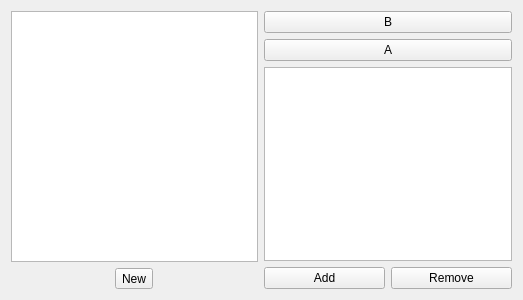
<?xml version="1.0" encoding="UTF-8"?>
<ui version="4.0">
 <class>ListWindow</class>
 <widget class="QWidget" name="ListWindow">
  <property name="geometry">
   <rect>
    <x>0</x>
    <y>0</y>
    <width>523</width>
    <height>300</height>
   </rect>
  </property>
  <property name="windowTitle">
   <string>Form</string>
  </property>
  <layout class="QHBoxLayout" name="horizontalLayout">
   <item>
    <layout class="QVBoxLayout" name="verticalLayout">
     <item>
      <layout class="QHBoxLayout" name="horizontalLayout_4"/>
     </item>
     <item>
      <layout class="QHBoxLayout" name="horizontalLayout_5"/>
     </item>
     <item>
      <layout class="QHBoxLayout" name="horizontalLayout_6"/>
     </item>
     <item>
      <widget class="QListWidget" name="listWidget"/>
     </item>
     <item>
      <layout class="QHBoxLayout" name="horizontalLayout_2">
       <item>
        <widget class="QToolButton" name="toolButton">
         <property name="text">
          <string>New</string>
         </property>
        </widget>
       </item>
      </layout>
     </item>
    </layout>
   </item>
   <item>
    <layout class="QVBoxLayout" name="verticalLayout_2">
     <item>
      <layout class="QHBoxLayout" name="horizontalLayout_7"/>
     </item>
     <item>
      <widget class="QPushButton" name="btnSlotB">
       <property name="text">
        <string>B</string>
       </property>
      </widget>
     </item>
     <item>
      <widget class="QPushButton" name="btnSlotA">
       <property name="text">
        <string>A</string>
       </property>
      </widget>
     </item>
     <item>
      <widget class="QTableWidget" name="tableWidget"/>
     </item>
     <item>
      <layout class="QHBoxLayout" name="horizontalLayout_3">
       <item>
        <widget class="QPushButton" name="pushButton_2">
         <property name="text">
          <string>Add</string>
         </property>
        </widget>
       </item>
       <item>
        <widget class="QPushButton" name="btn123">
         <property name="text">
          <string>Remove</string>
         </property>
        </widget>
       </item>
      </layout>
     </item>
    </layout>
   </item>
  </layout>
  <action name="actionRename">
   <property name="text">
    <string>Rename</string>
   </property>
   <property name="menuRole">
    <enum>QAction::NoRole</enum>
   </property>
  </action>
  <action name="actionDelete">
   <property name="text">
    <string>Delete</string>
   </property>
   <property name="menuRole">
    <enum>QAction::NoRole</enum>
   </property>
  </action>
  <action name="actionImport">
   <property name="text">
    <string>Import</string>
   </property>
   <property name="menuRole">
    <enum>QAction::NoRole</enum>
   </property>
  </action>
  <action name="actionNew">
   <property name="text">
    <string>New</string>
   </property>
   <property name="menuRole">
    <enum>QAction::NoRole</enum>
   </property>
  </action>
  <action name="actionExport">
   <property name="text">
    <string>Export</string>
   </property>
   <property name="menuRole">
    <enum>QAction::NoRole</enum>
   </property>
  </action>
  <action name="actionHeader">
   <property name="text">
    <string>Header</string>
   </property>
   <property name="menuRole">
    <enum>QAction::NoRole</enum>
   </property>
  </action>
  <action name="actionCrypto">
   <property name="text">
    <string>Crypto</string>
   </property>
   <property name="menuRole">
    <enum>QAction::NoRole</enum>
   </property>
  </action>
 </widget>
 <resources/>
 <connections/>
</ui>
